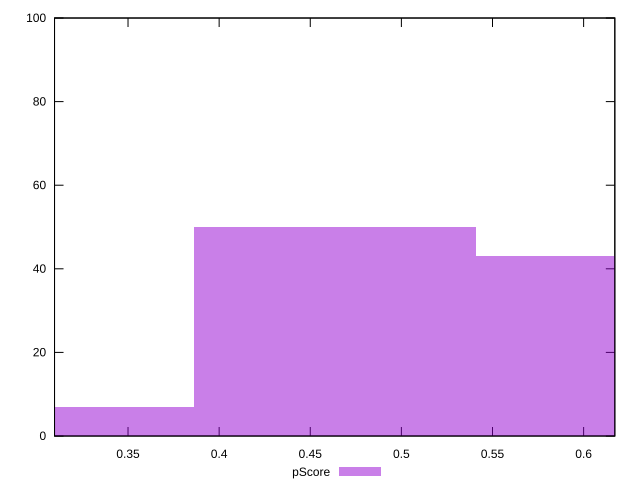

gnuplot code for this plot:
reset

$pScore <<EOF
0.4634456596882629 50
0.6179275462510172 43
0.3089637731255086 7
EOF

set key outside below
set boxwidth 0.1544818865627543
set xrange [0.3096769650677284:0.6171214245288413]
set yrange [0:100]
set trange [0:100]
set style fill transparent solid 0.5 noborder
set terminal svg size 640, 490 enhanced background rgb 'white'
set output "report_00014_2021-02-09T15:56:05.503Z/interactive/samples/pages+cached+noadtech+nomedia/pScore/histogram.svg"

plot $pScore title "pScore" with boxes

reset
